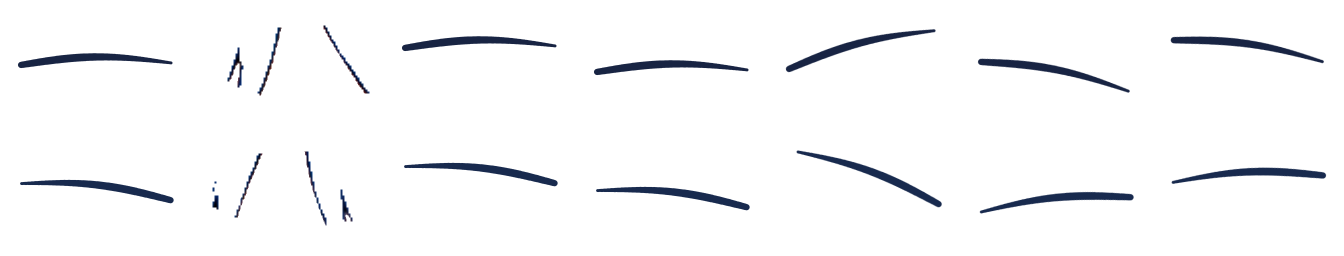
#> input picture spikes/model/face/atlas_brows.png, 2688 x 512 px, given in place of canonical_v005.png, which was not available (shown at 1/2 size)
$ python build_face.py
#> lines starting #> are read from the running program, lines starting #| are printed output that depends on the picture; pictures that were not available may be replaced by others from this repository, and a replacement may not be noted
"""Build Whale-chan's drawn face as a 3D face-texture kit.

Inputs : v005 parts (final PNGs + visible masks) and canonical_v005.png (read only).
Outputs: face/neutral.png, face/base_no_eyes_mouth.png, face/head_base_clean.png,
         face/atlas_eyes.png, face/atlas_mouth.png, face/atlas_brows.png, face/atlas_fx.png,
         face/atlas.json, face/preview_expressions.png, face/preview_atlases.png

Everything is derived; nothing under runs/ is written.
"""
import json, math, os, sys
import numpy as np
import cv2
from PIL import Image, ImageDraw, ImageFont

RUN = 'D:/ds/runs/deepseek_humanized_20260830_001/'
FINAL = RUN + '03_parts/revisions/v005/final/'
MASKS = RUN + '03_parts/revisions/v005/masks/'
CANON = RUN + '01_design/canonical/revisions/v005/canonical_v005.png'
REF_SHEET = ('C:/Users/jiami/AppData/Local/Temp/claude/D--ds/6937fa24-7aae-458e-9817-d81b1ced4b57/scratchpad/'
             'whalechan/assets/readme/en/character-samples/whalechan-character-expression-guide-reference-sheet.webp')
OUT = os.path.dirname(os.path.abspath(__file__)) + '/'

# Face crop in canonical (4096x8192) coordinates: brows to chin, cheek to cheek, with margin.
FACE_BOX = (864, 2688, 2224, 3840)
FX0, FY0 = FACE_BOX[0], FACE_BOX[1]
FW, FH = FACE_BOX[2] - FACE_BOX[0], FACE_BOX[3] - FACE_BOX[1]

LOG = []
def log(*a):
    s = ' '.join(str(x) for x in a)
    print(s); LOG.append(s)

# ----------------------------------------------------------------------------- loading
canon_full = Image.open(CANON).convert('RGBA')
#> canon_full is the input picture: PIL image 2688x512 RGBA; mean R, G, B, A 36, 51.6, 85.8, 9.6
CANON_RGBA = np.array(canon_full.crop(FACE_BOX)).astype(np.float32)   # H,W,4  0..255
#> CANON_RGBA: shape (1152, 1360, 4) float32; every value is 0

def part(pid):
    """Final part PNG cropped to the face box, float RGBA."""
#> called with pid = 'head_base'
    return np.array(Image.open(FINAL + pid + '.png').convert('RGBA').crop(FACE_BOX)).astype(np.float32)
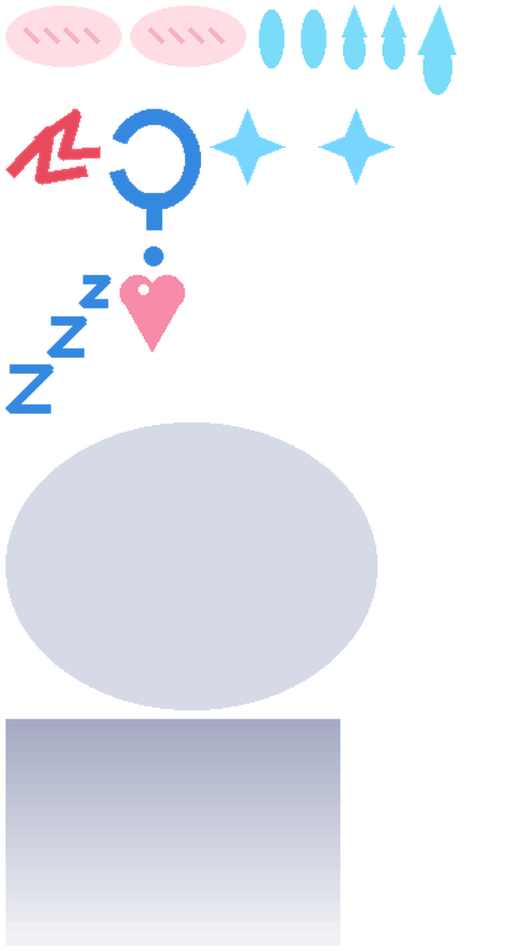
#> input picture spikes/model/face/atlas_fx.png, 1536 x 2853 px, given in place of head_base.png, which was not available (shown at 1/3 size)
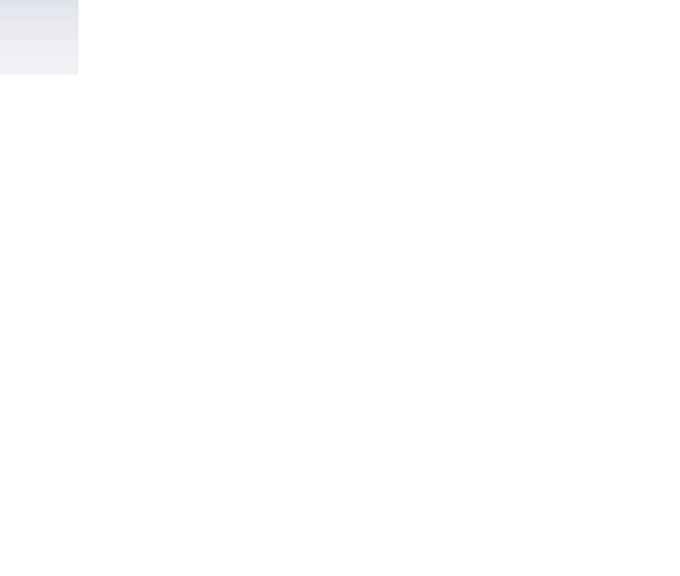
#> returned value: shape (1152, 1360, 4) float32 (shown at 1/2 size); mean of channels 0, 1, 2, 3 0.6, 0.8, 1.7, 0.3; transparent parts drawn white

def vis(pid):
    """Visible (verbatim canonical) mask of a part inside the face box, bool."""
#> called with pid = 'head_base'
    m = np.array(Image.open(MASKS + pid + '_visible_mask.png').convert('L').crop(FACE_BOX))
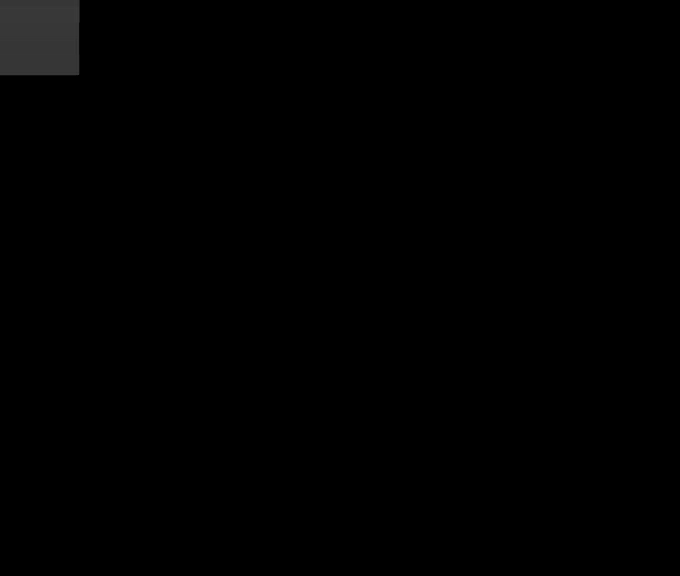
#> m: shape (1152, 1360) (shown at 1/2 size); min 0, max 95, mean 0.8
    return m > 127
#> returned value: shape (1152, 1360) bool; every value is 0

# [15 lines left out: functions verbatim, over, not called in this run]

def masked(img, mask):
    out = img.copy(); out[..., 3] = out[..., 3] * mask
    return out

def dilate(mask, r):
    k = cv2.getStructuringElement(cv2.MORPH_ELLIPSE, (2 * r + 1, 2 * r + 1))
    return cv2.dilate(mask.astype(np.uint8), k) > 0

def erode(mask, r):
    k = cv2.getStructuringElement(cv2.MORPH_ELLIPSE, (2 * r + 1, 2 * r + 1))
    return cv2.erode(mask.astype(np.uint8), k) > 0

# [4 lines left out: function bbox, not called in this run]

def save(img, name):
    Image.fromarray(np.clip(img, 0, 255).astype(np.uint8), 'RGBA').save(OUT + name)

def translate(img, dx, dy):
    M = np.float32([[1, 0, dx], [0, 1, dy]])
    return cv2.warpAffine(img, M, (img.shape[1], img.shape[0]), flags=cv2.INTER_LINEAR, borderValue=(0, 0, 0, 0))

# [56 lines left out: functions affine_about, crop_cell, draw_stroke, draw_poly_fill, arc_points, not called in this run]

# ============================================================================= 1. base skin
log('face box', FACE_BOX, 'size', FW, FH)
hb = part('head_base')
hb_vis_raw = vis('head_base')
C = CANON_RGBA
# v005 "visible" masks of head_base / eye whites / lashes carry the bang pixels that overlap the face
# (the partition never assigned them to the hair parts). Classify them out by colour.
hair_like = (C[..., 2] - C[..., 0] > 35) & (C[..., 2] > 60)
hair_strong = (C[..., 2] - C[..., 0] > 50) & (C[..., 2] > 90)
dark_like = C[..., :3].sum(-1) < 300
#> dark_like: shape (1152, 1360) bool; every value is 1
hb_vis = hb_vis_raw & ~hair_like
log('head_base visible raw', int(hb_vis_raw.sum()), 'hair-classified', int((hb_vis_raw & hair_like).sum()))

eye_parts = {}
for s in 'lr':
    ep = dict(white=vis(f'eye_white_{s}') & ~hair_like, iris=vis(f'iris_{s}'), pupil=vis(f'pupil_{s}'), detail=vis(f'iris_detail_{s}'),
              hl1=vis(f'eye_highlight_primary_{s}'), hl2=vis(f'eye_highlight_secondary_{s}'),
              ulash=vis(f'upper_lash_{s}') & ~hair_strong, llash=vis(f'lower_lash_{s}') & ~hair_strong)
#> (the run stopped early here; a loop or call above may not have finished)
